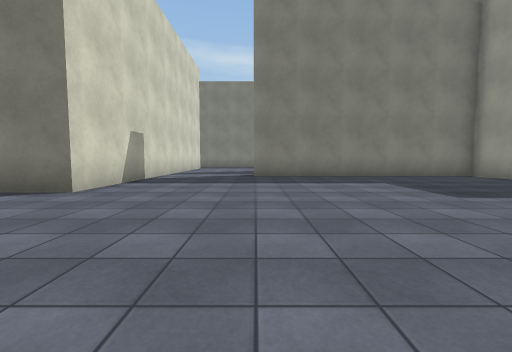
view 1 (above)

23 first-person views from a walk through a 3-D level made in the Unity game engine. The camera is 1.2 m above the floor, tilts 4° down and sees 90° across. The floor is counted in squares, 2 m on a side. Each view is taken from the middle of a square. On the plan, view 1 faces up. The plan holds only what a view shows up to about 9 squares ahead; the rest is blank. The place goes on beyond the plan. The player character is not drawn. Surface patterns are stand-ins for the level's own textures.

view 2
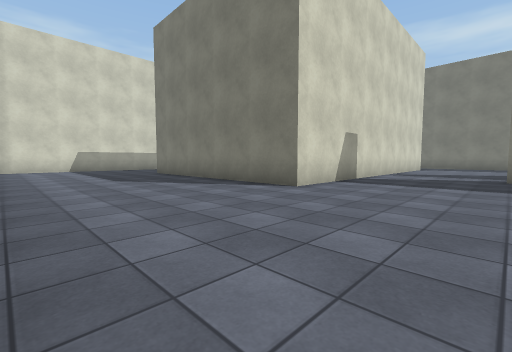

view 3
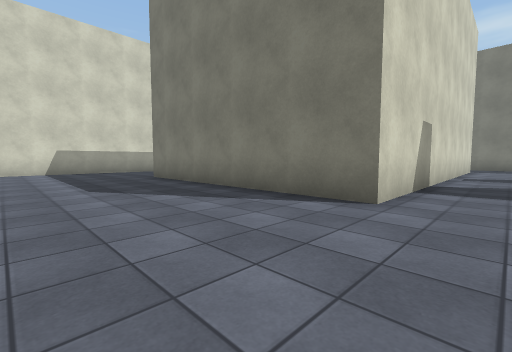

view 4
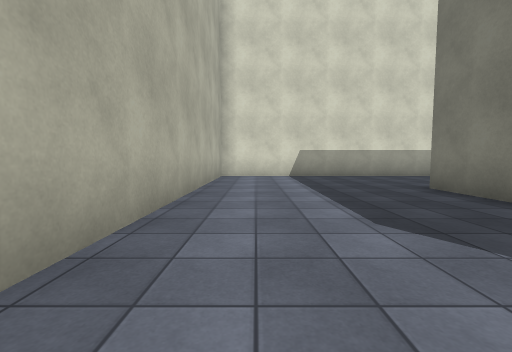

view 5
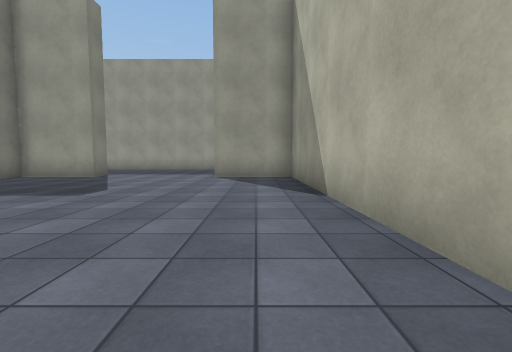

view 6
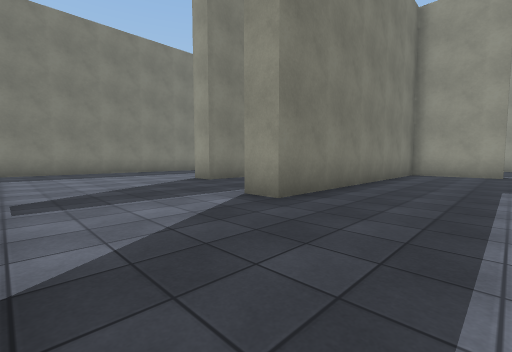

view 7
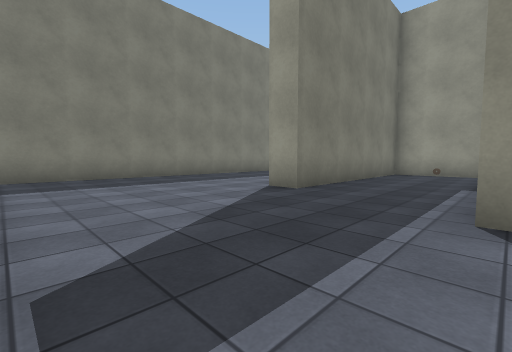

view 8
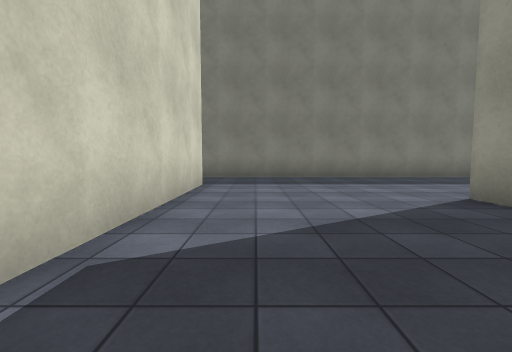

view 9
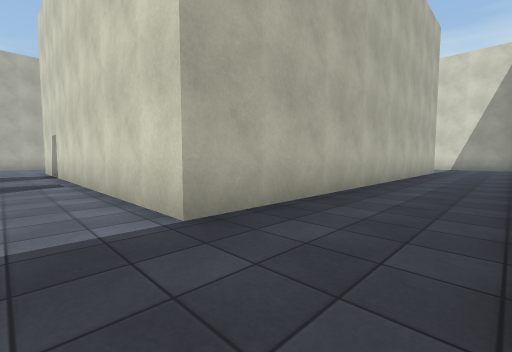

view 10
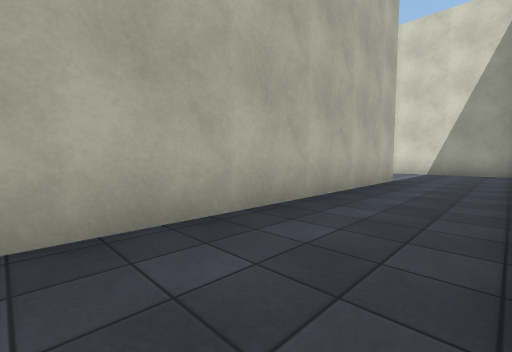

view 11
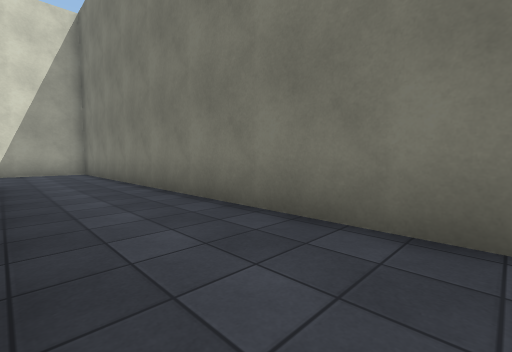

view 12
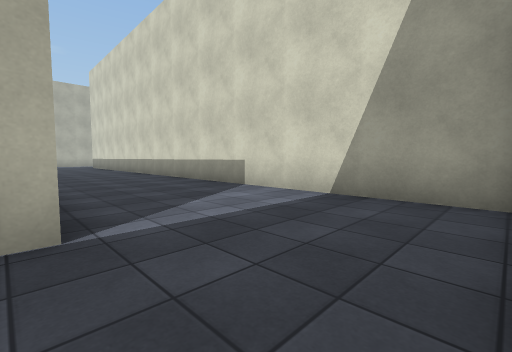

view 13
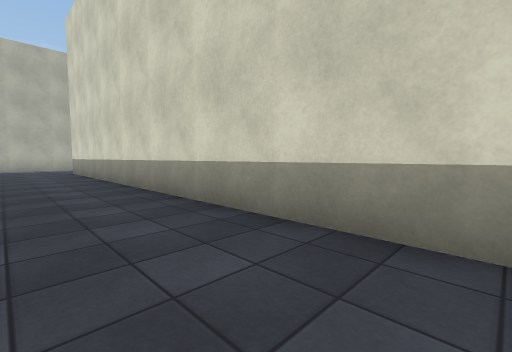

view 14
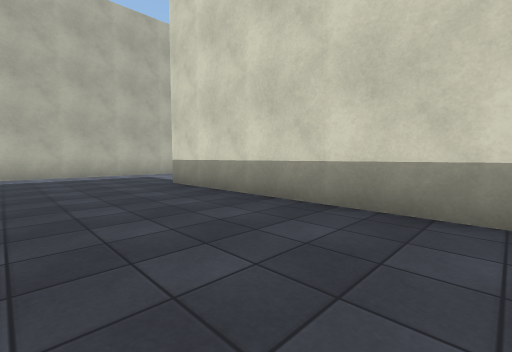

view 15
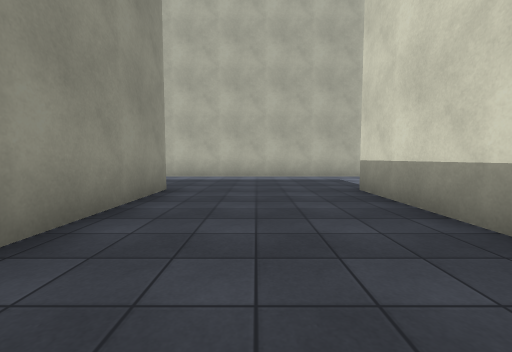

view 16
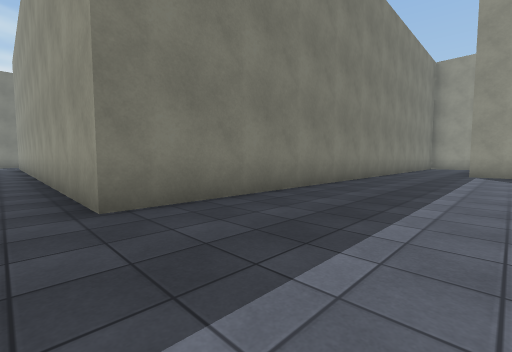

view 17
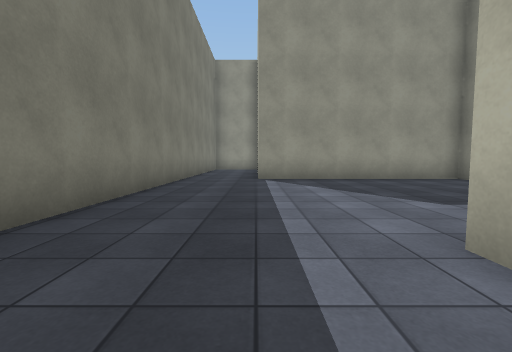

view 18
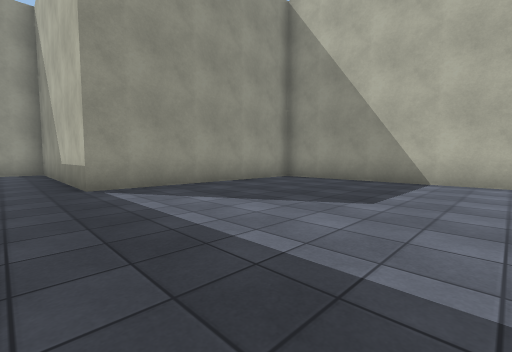

view 19
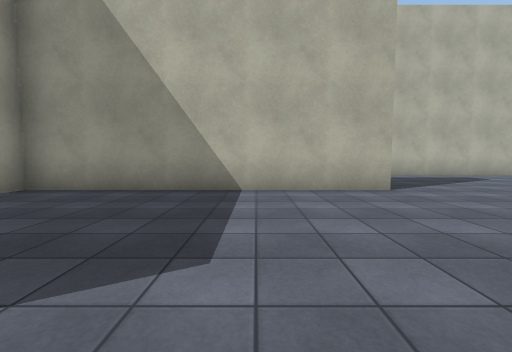

view 20
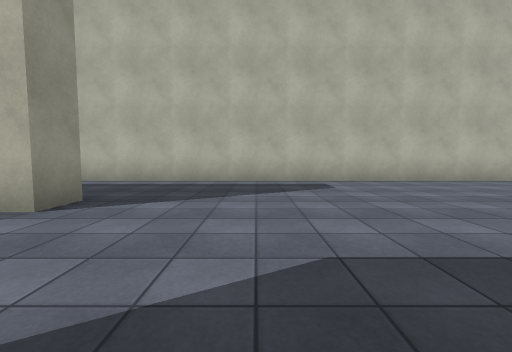

view 21
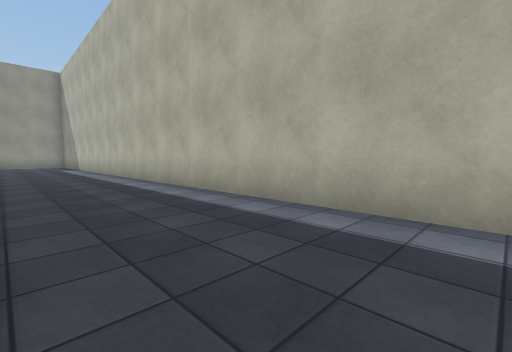

view 22
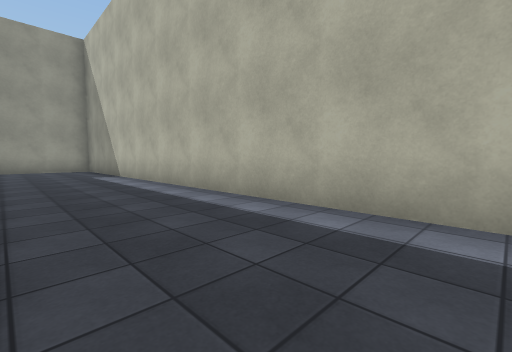

view 23
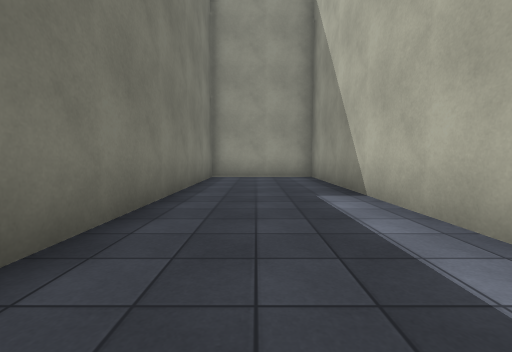

### Floor plan
Points are (right, up) in squares from view 1. A wall is a line through its corners. A room is listed if a view was taken in it or the views show most of it. See-through windows are left out.
Room 1 (views 1, 2, 3, 4, 5, 6, 7, 8, 9, 10, 11, 12, 13, 14, 15, 16, 17, 18, 19, 20, 21, 22, 23)
walls: (-2.9, -0.9) (-14.3, -0.9) (-14.3, 8); (0.1, -0.1) (7.2, -0.1) (7.2, 2.4); (-13.5, 6.9) (-13.5, -0.1) (-6.1, -0.1); (-10.8, -4.4) (-10.2, -4.4); (-11.5, -9.6) (-11.5, -8.8) (-4.7, -8.8) (-4.7, -3.1) (1.5, -3.1) (1.5, -2); (-6.9, 17.2) (-17.6, 17.2); (8, 6.2) (7.2, 6.2) (7.2, 8.5) (-0.1, 8.5) (-0.1, 9.2); (-14.4, 14.8) (-3.2, 14.8) (-3.2, 4.5) (-10.1, 4.5); (-18.5, -4.4) (-13, -4.4); (7.2, 9.6) (7.2, 11.6); (6.9, 12) (1.1, 12) (1.1, 12.8); (4.9, 17.2) (-3.8, 17.2); (-18, 17.1) (-18, -0.9); (-18.5, -12.8) (7.2, -12.8) (7.2, -9.6) (0.4, -9.6)
objects: other object (7, 11)

Where each view was taken, in squares from view 1:
view 1: 0 up, 0 right, facing up
view 2: 0 up, 0 right, facing up-left
view 3: 1 up, 2 left, facing up-left
view 4: 1 up, 5 left, facing left
view 5: 1 up, 1 left, facing right
view 6: 6 up, 3 left, facing up-right
view 7: 9 up, 3 left, facing up-right
view 8: 9 up, 2 left, facing up
view 9: 17 up, 2 left, facing down-left
view 10: 17 up, 7 left, facing down-left
view 11: 15 up, 7 left, facing up-left
view 12: 17 up, 14 left, facing down-left
view 13: 11 up, 16 left, facing down-left
view 14: 5 up, 15 left, facing down-left
view 15: 4 up, 16 left, facing down
view 16: 4 down, 15 left, facing up-right
view 17: 3 down, 12 left, facing right
view 18: 2 down, 10 left, facing down-right
view 19: 4 down, 9 left, facing down
view 20: 6 down, 14 left, facing down
view 21: 10 down, 12 left, facing down-right
view 22: 10 down, 6 left, facing down-right
view 23: 11 down, 1 left, facing right
